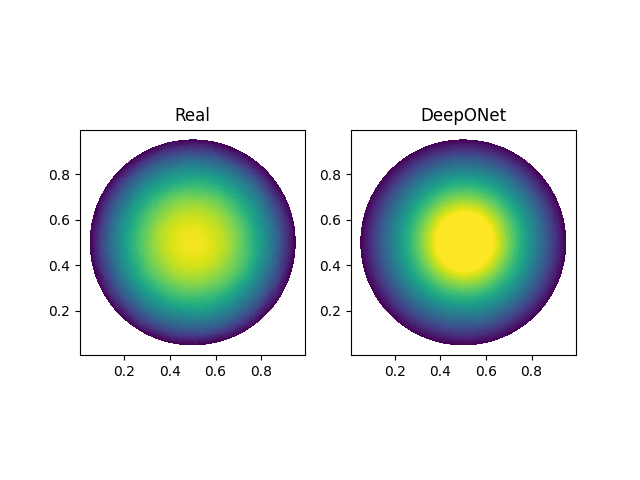

The script that saved this image:
from darcyflowcircle import DarcyFlowCircle
import torch.nn as nn
import torch
import numpy as np
from tqdm import trange
from torch.func import vmap,hessian
from time import time
a=DarcyFlowCircle(10)
triangles=a.triangles
sc_matrix=a.sc_matrix
points=a.points
train_dataloader=a.train_loader
test_dataloader=a.test_loader
len_points=len(points)
_,a,b=a.train_dataset.tensors
a_max=torch.max(a)
a_min=torch.min(a)
b_max=torch.max(b)
b_min=torch.min(b)

class DeepONet(nn.Module):
    def __init__(self,
                num_start_points,
                medium_size
                ):
    
        super().__init__()
        self.num_start_points=num_start_points
        self.medium_size=medium_size
        self.branch_net=nn.Sequential(nn.Linear(num_start_points,100), nn.ReLU(),nn.Linear(100,100), nn.ReLU(),nn.Linear(100,100), nn.ReLU(), nn.Linear(100,medium_size))
        self.trunk_net=nn.Sequential(nn.Linear(2,100), nn.ReLU(),nn.Linear(100,100), nn.ReLU(),nn.Linear(100,100), nn.ReLU(), nn.Linear(100,medium_size))
    
    def forward(self, x, points):
        x=(0.45-torch.linalg.norm(points-0.5,axis=-1))*torch.sum(self.branch_net(x).unsqueeze(1)*self.trunk_net(points).unsqueeze(0),axis=2)
        return x
    
    def forward_eval(self, x, points):
        x=(x-a_min)/(a_max-a_min)
        x=(0.45-torch.linalg.norm(points-0.5,axis=-1))*torch.sum(self.branch_net(x).unsqueeze(1)*self.trunk_net(points).unsqueeze(0),axis=2)
        return x*(b_max-b_min)+b_min
    


class SimpleDeepONet(nn.Module):
    def __init__(self,
                num_start_points,
                medium_size
                ):
    
        super().__init__()
        self.num_start_points=num_start_points
        self.medium_size=medium_size
        self.branch_net=nn.Sequential(nn.Linear(num_start_points,100), nn.ReLU(),nn.Linear(100,100), nn.ReLU(),nn.Linear(100,100), nn.ReLU(), nn.Linear(100,medium_size))
        self.trunk_net=nn.Sequential(nn.Linear(2,100), nn.ReLU(),nn.Linear(100,100), nn.ReLU(),nn.Linear(100,100), nn.ReLU(), nn.Linear(100,medium_size))
    
    def forward(self, x, points):
        x=(0.45-torch.linalg.norm(points-0.5))*torch.sum(self.branch_net(x)*self.trunk_net(points))
        return x
    
    def forward_eval(self, x, points):
        x=(x-a_min)/(a_max-a_min)
        x=(0.45-torch.linalg.norm(points-0.5))*torch.sum(self.branch_net(x)*self.trunk_net(points))
        return x*(b_max-b_min)+b_min



def laplacian(f,x,points):
  return torch.diagonal(vmap(vmap(hessian(f,argnums=1),in_dims=(None,0)),in_dims=(0,None))(x,points),dim1 = -2, dim2 = -1).sum(axis=2)

index_subset=torch.randperm(len_points)[:1000]


non_vec_model=SimpleDeepONet(1000,20)

def model_1(x,points):
    return torch.vmap(non_vec_model,in_dims=(None,0))(x,points)

def model(x,points):
    return torch.vmap(model_1,in_dims=(0,None))(x,points)

def model_1_eval(x,points):
    return torch.vmap(non_vec_model.forward_eval,in_dims=(None,0))(x,points)

def model_eval(x,points):
    return torch.vmap(model_1_eval,in_dims=(0,None))(x,points)


Epochs=1
optimizer=torch.optim.Adam(non_vec_model.parameters(),lr=0.001)
loss_fn=nn.MSELoss()
sup_m=0
low_m=0
for epoch in trange(Epochs):
    for batch in train_dataloader:
        optimizer.zero_grad()
        _,v,u=batch
        v=(v-a_min)/(a_max-a_min)
        u=(u-b_min)/(b_max-b_min)
        v=v.reshape(v.shape[0],-1)
        u=u.reshape(u.shape[0],-1)
        pred=model(v[:,index_subset],points)
        pred=pred.reshape(pred.shape[0],-1)
        loss=torch.linalg.norm(pred-u)+0.01*torch.linalg.norm(v*laplacian(non_vec_model,v[:,index_subset],points)-1)
        loss.backward()
        optimizer.step()
        with torch.no_grad():
            sup_m+=torch.sum(torch.linalg.norm(pred-u,axis=1)**2)/(len(train_dataloader))
            low_m+=torch.sum(torch.linalg.norm(u,axis=1)**2)/(len(train_dataloader))
    with torch.no_grad():
        print(f'Epoch: {epoch}, Loss: {torch.sqrt(sup_m/low_m)}')
        print(np.var(pred.numpy()))
        print(np.var(u.numpy()))

def norm(u):
    return u@sc_matrix@u.T

train_rel_loss=0
sup_train_loss=0
low_train_loss=0
with torch.no_grad():
    for batch in train_dataloader:
        _,v,u=batch
        pred=model_eval(v[:,index_subset],points)
        u=u.reshape(u.shape[0],-1)
        pred=pred.reshape(pred.shape[0],-1)
        u=u.numpy()
        pred=pred.numpy()
        train_rel_loss+=np.mean(np.sqrt(np.diag(norm(u-pred)/np.diag(norm(u)))))/len(train_dataloader)

print(train_rel_loss)

test_rel_loss=0
sup_test_loss=0
low_test_loss=0
with torch.no_grad():
    for batch in test_dataloader:
        _,v,u=batch
        pred=model_eval(v[:,index_subset],points)
        u=u.reshape(u.shape[0],-1)
        pred=pred.reshape(pred.shape[0],-1)
        u=u.numpy()
        pred=pred.numpy()
        test_rel_loss+=np.mean(np.sqrt(np.diag(norm(u-pred)/np.diag(norm(u)))))/len(test_dataloader)


print(test_rel_loss)


import matplotlib.pyplot as plt
import matplotlib.tri as tri

triang=tri.Triangulation(points[:,0],points[:,1],triangles)
fig1, ax1 = plt.subplots(1,2)
ax1[0].set_aspect('equal')
ax1[0].set_title('Real')
tpc = ax1[0].tripcolor(triang, u[-1], shading='flat',vmin=b_min,vmax=b_max)
ax1[1].set_aspect('equal')
ax1[1].set_title('DeepONet')
tpc = ax1[1].tripcolor(triang, pred[-1], shading='flat',vmin=b_min,vmax=b_max)
#fig1.colorbar(tpc)
fig1.savefig('deeponet_reg.png')